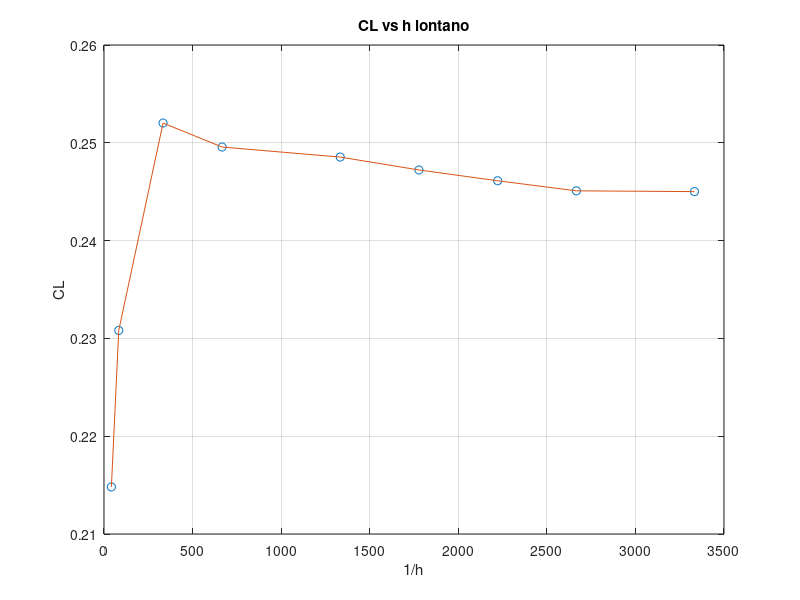
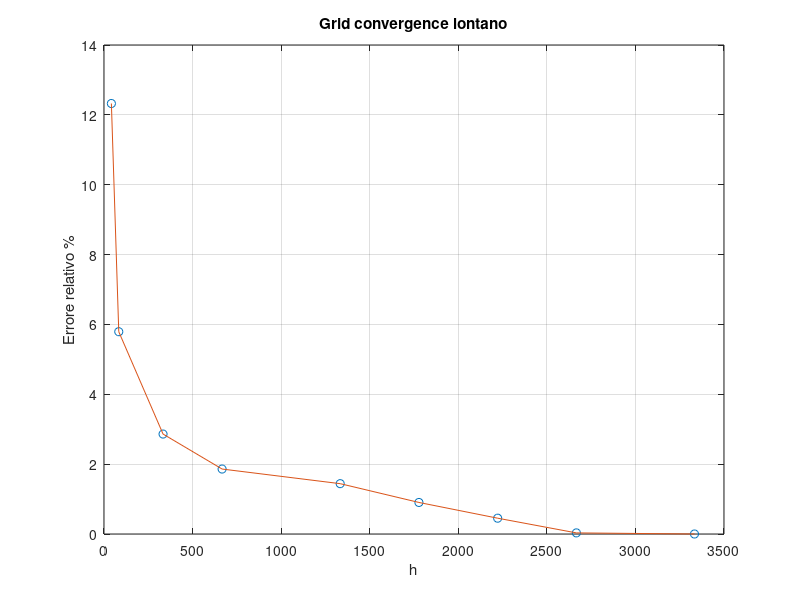
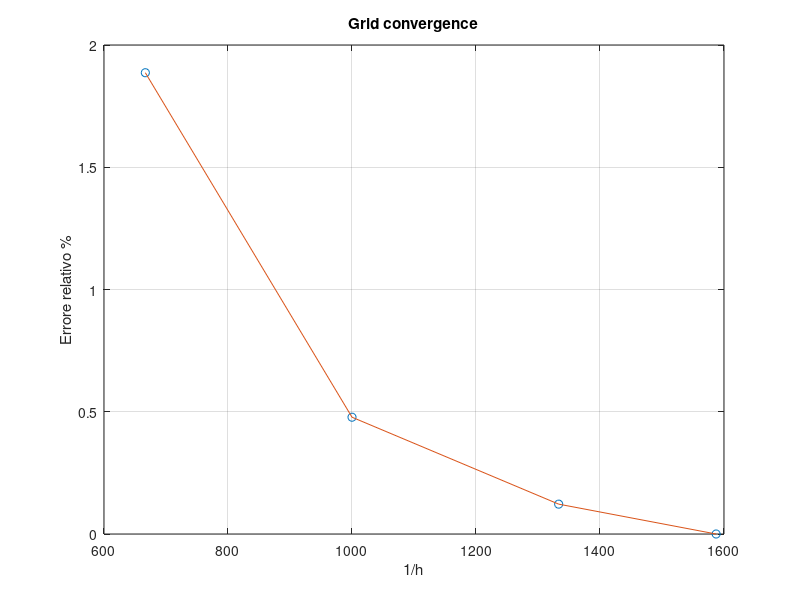

Reproduce these figures in MATLAB, in order.
clear all
close all
clc
%%mesh convergence vicino al suolo più giù !!!

%% mesh convergence, D=0.5, alpha=0

% tutti i dati
% CL =  [0.214813, 0.230820, 0.244805, 0.252021, 0.249567,  0.248541, 0.247223, 0.246119, 0.245088, 0.245010];
% ncelle =  [18000, 30000, 50000, 100000, 220000, 500000, 800000, 1100000, 1500000, 2000000];
% hpp = [0.024, 0.012, 0.006, 0.003, 0.0015, 0.00075, 0.0005625, 0.00045, 0.000375, 0.0003];

% eliminato il dato strano
CL =  [0.214813, 0.230820, 0.252021, 0.249567,  0.248541, 0.247223, 0.246119, 0.245088, 0.245010];
ncelle =  [18000, 30000, 100000, 220000, 500000, 800000, 1100000, 1500000, 2000000];
hpp = [0.024, 0.012, 0.003, 0.0015, 0.00075, 0.0005625, 0.00045, 0.000375, 0.0003];

% % tre punti
% CL =  [0.214813, 0.252021, 0.248541, 0.245088];
% ncelle =  [18000, 100000, 500000, 1500000];
% hpp = [0.024, 0.003, 0.00075, 0.000375];

for i=1:length(CL)
    err = 100 * abs(CL(i)-CL(end))/CL(end);
    error(i) = err;
end

%% plot

figure(1)
plot(1./hpp,CL,'o')
hold on
plot(1./hpp,CL,'-')
grid on
xlabel('1/h')
ylabel('CL')
title('CL vs h lontano')
    
figure(2)
plot(1./(hpp),error,'o')
hold on
plot(1./(hpp),error,'-')
grid on
xlabel('h')
ylabel('Errore relativo %')
title('Grid convergence lontano')


%% ERRATA SOTTO QUELLA GIUSTA
% mesh convergence, D=0.1, alpha=5, hrat=5
% 
% CL2 =  [0.836448, 0.838259, 0.843375, 0.843904, 0.843592];
% ncelle2 =  [125000, 250000, 500000, 750000, 1000000];
% hpp2 = [0.00275, 0.00135, 0.00075, 0.0006, 0.00055 ];
% 
% for i=1:length(CL2)
%     err2 = 100 * abs(CL2(i)-CL2(end))/CL2(end);
%     error2(i) = err2;
% end
% 
% 
% %% plot
% 
% figure(3)
% plot(1./hpp2,CL2,'o')
% hold on
% plot(1./hpp2,CL2,'-')
% grid on
% xlabel('h')
% ylabel('CL')
% title('CL vs h vicino')
% 
% figure(4)
% plot(1./hpp2(1:end),error2,'o')
% hold on
% plot(1./hpp2(1:end),error2,'-')
% grid on
% xlabel('h')
% ylabel('Errore relativo %')
% title('Grid convergence vicino')

%% GRID FINALE D=0.1 alpha=14

CL3 = [1.465877 1.486927 1.495889 1.494064];
ncelle = [280000 470000 700000 1000000];
hpp3 = [0.0015 0.001 0.00075 0.00063];

for i=1:length(CL3)
    err = 100 * abs(CL3(i)-CL3(end))/CL3(end);
    error3(i) = err;
end

figure(3)
plot(1./hpp3,error3,'o')
hold on
plot(1./hpp3,error3,'-')
grid on
xlabel('1/h')
ylabel('Errore relativo %')
title('Grid convergence')
